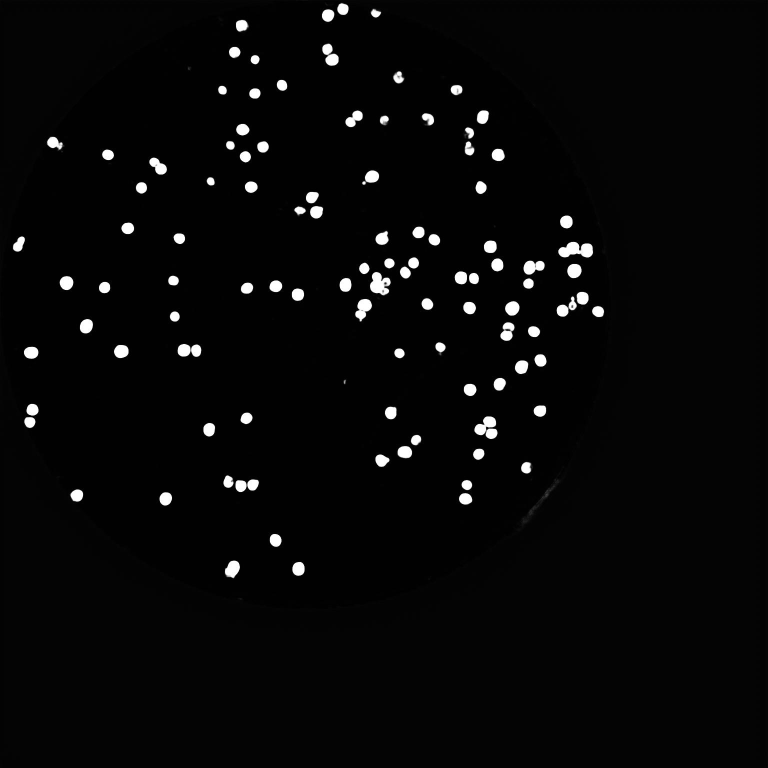
#> input picture BackTest/mask2h/F1-B1-2h-07.jpeg, 1536 x 1536 px, found by its file name (shown at 1/2 size)
$ jupyter execute cropimg.ipynb
#> lines starting #> are read from the running program, lines starting #| are printed output that depends on the picture; after the words box and inside, x2 and y2 are one past the last pixel; in counts of white or black regions, pixels touching at a corner belong together
[cell 1]
from google.colab import drive
drive.mount('/content/drive')

[cell 2]
import cv2
import numpy as np
import matplotlib.pyplot as plt
import os

### *Hàm cắt ảnh chỉ giữ lại phần cần thiết*

[cell 3]
from google.colab.patches import cv2_imshow

[cell 4]
# [33 lines left out: function cut_unecessary_img, not called in this run]

### *Padding cho ảnh nếu kích thước k đủ 1536x1536*

[cell 5]
# [13 lines left out: function pad_image, not called in this run]

### *crop từng tế bào con*

[cell 6]
# [22 lines left out: function crop_img, not called in this run]

[cell 7]
images = os.listdir("BackTest/2h")
images

[cell 8]
crop_files = os.listdir("Backtest/2h")
len(crop_files)

[cell 9]
img = cv2.imread("BackTest/2h/F1-B1-2h-07.jpeg", cv2.IMREAD_GRAYSCALE)
#> img is the input picture: shape (1536, 1536); min 0, max 255, mean 7.8
mask = cv2.imread("BackTest/mask2h/F1-B1-2h-07.jpeg", cv2.IMREAD_GRAYSCALE)
_, thresh = cv2.threshold(mask, 127, 255, cv2.THRESH_BINARY)
#> thresh: shape (1536, 1536); 2.1% white; 108 white regions (1 under 20 px), largest, box (x1, y1, x2, y2) and area: (1117, 484, 1186, 515) 1482, (740, 544, 781, 590) 1244, (711, 598, 744, 643) 890

[cell 10]
kernel = np.ones((3,3),np.uint8)
opening = cv2.morphologyEx(thresh,cv2.MORPH_OPEN,kernel, iterations = 2)
#> opening: shape (1536, 1536); 2.1% white; 107 white regions, largest, box (x1, y1, x2, y2) and area: (1117, 484, 1186, 515) 1479, (740, 544, 781, 590) 1220, (711, 598, 743, 641) 880

# sure background area
sure_bg = cv2.dilate(opening,kernel,iterations=3)
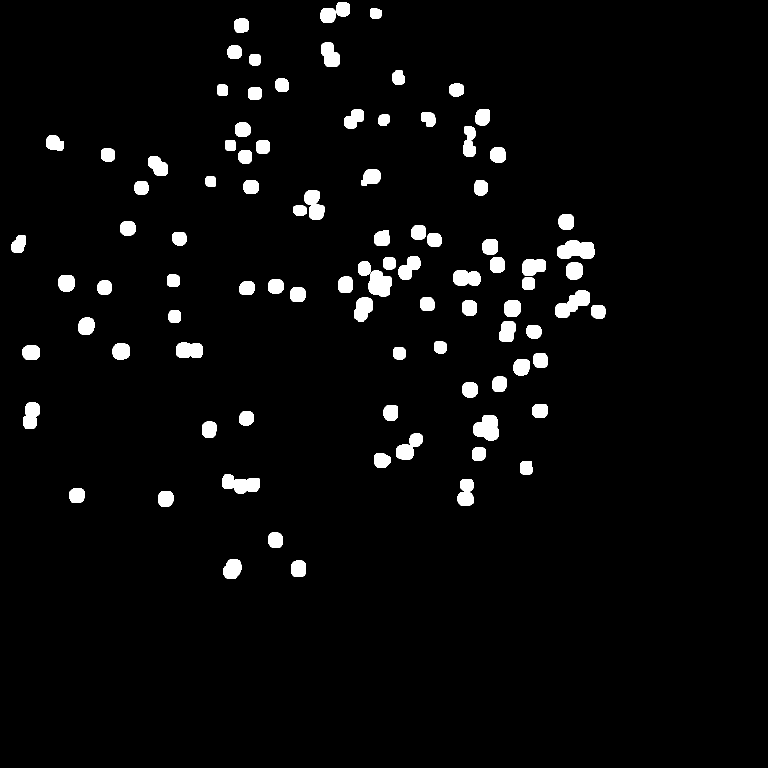
#> sure_bg: shape (1536, 1536) (shown at 1/2 size); 3.5% white; 95 white regions, largest, box (x1, y1, x2, y2) and area: (1114, 481, 1189, 518) 2228, (1111, 581, 1180, 636) 2040, (444, 949, 520, 987) 2003

# Finding sure foreground area
dist_transform = cv2.distanceTransform(opening,cv2.DIST_L2,5)
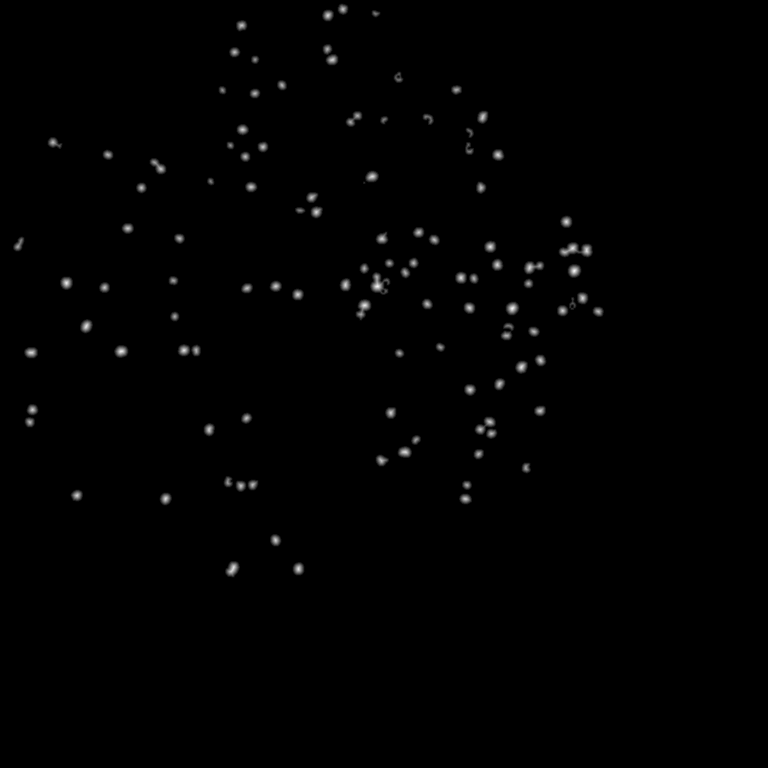
#> dist_transform: shape (1536, 1536) float32 (shown at 1/2 size); min 0, max 13.78, mean 0.0873; drawn with min black and max white
ret, sure_fg = cv2.threshold(dist_transform,0.7*dist_transform.max(),255,0)
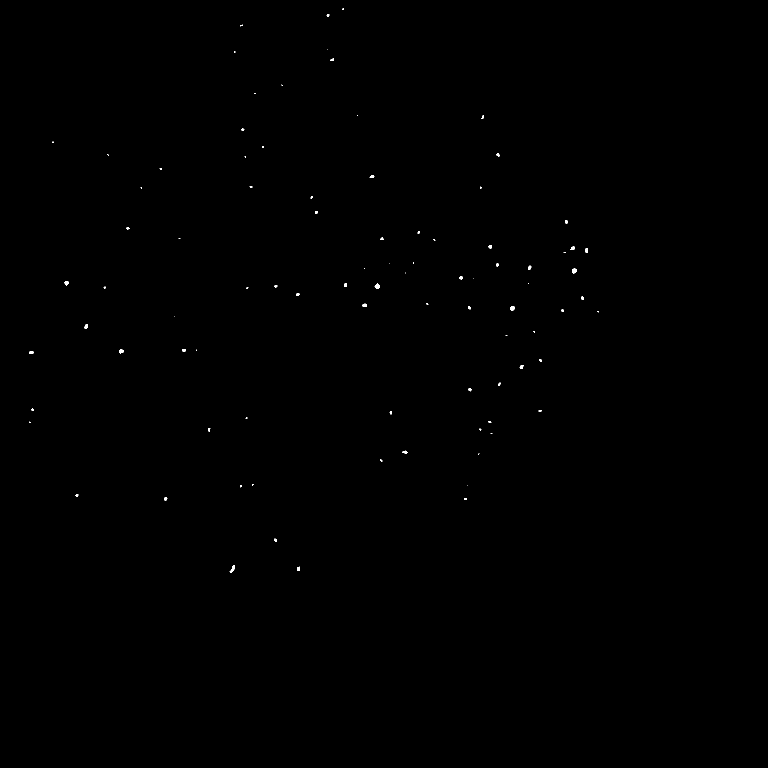
#> sure_fg: shape (1536, 1536) float32 (shown at 1/2 size); 0.08% white; 90 white regions (46 under 20 px), largest, box (x1, y1, x2, y2) and area: (749, 566, 760, 577) 78, (459, 1131, 470, 1145) 75, (1144, 537, 1154, 547) 74
#> ret = 9.65

# Finding unknown region
sure_fg = np.uint8(sure_fg)
unknown = cv2.subtract(sure_bg,sure_fg)
#> unknown: shape (1536, 1536); 3.5% white; 95 white regions, largest, box (x1, y1, x2, y2) and area: (1114, 481, 1189, 518) 2133, (1111, 581, 1180, 636) 1989, (444, 949, 520, 987) 1983

[cell 11]
# Marker labelling
ret, markers = cv2.connectedComponents(sure_fg)
#> markers: shape (1536, 1536) int32; 91 distinct labels, from 0 to 90
#> ret = 91

# Add one to all labels so that sure background is not 0, but 1
markers = markers + 1
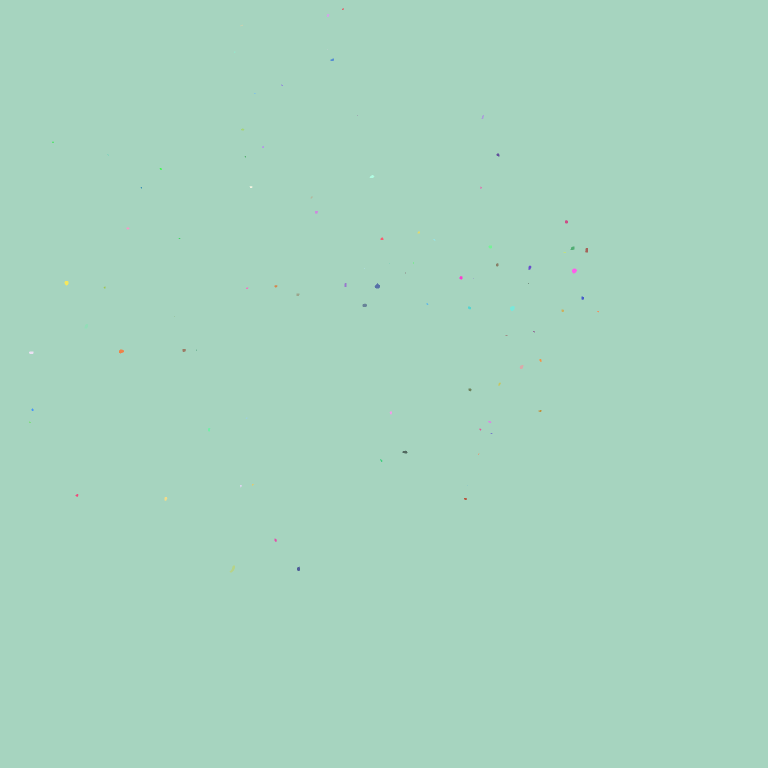
#> markers: shape (1536, 1536) int32 (shown at 1/2 size); 91 distinct labels, from 1 to 91; one colour per label, 0 black
markers[unknown == 255] = 0

[cell 12]
img_color = cv2.cvtColor(img, cv2.COLOR_GRAY2BGR)
markers = cv2.watershed(img_color, markers)
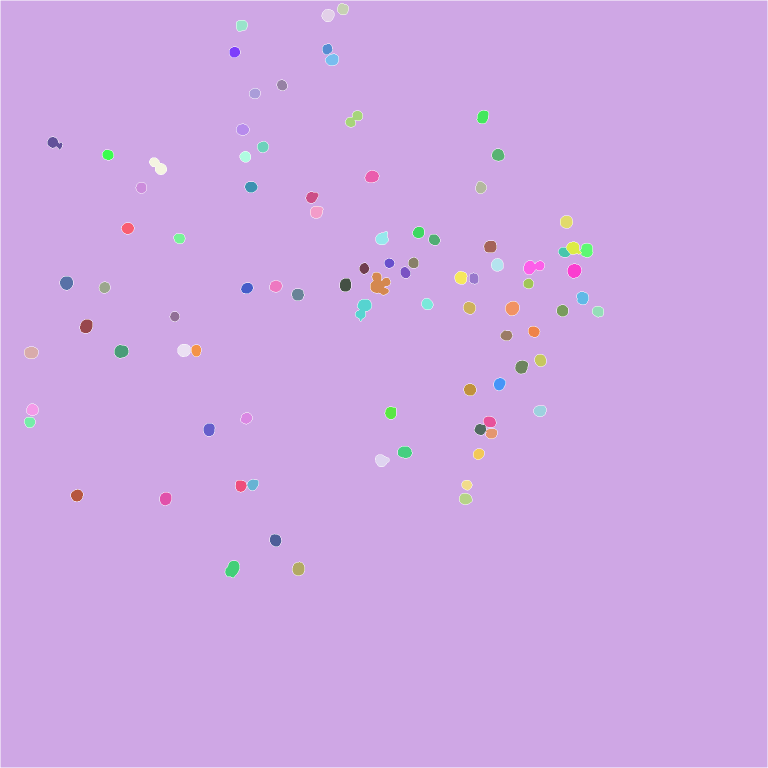
#> markers: shape (1536, 1536) int32 (shown at 1/2 size); 92 distinct labels, from -1 to 91; one colour per label, 0 black, -1 white
img_color[markers == -1] = [255, 0, 0]
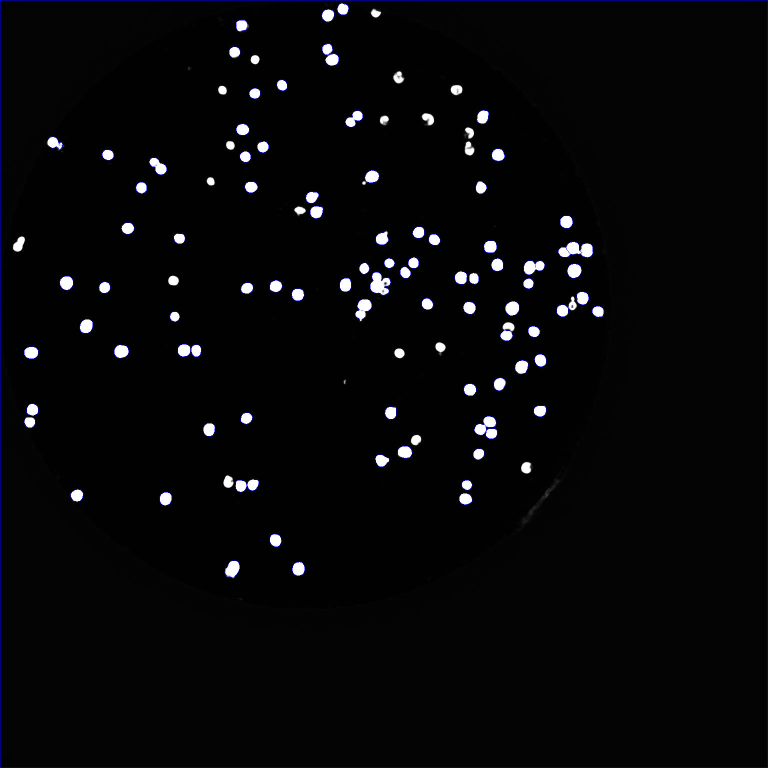
#> img_color: shape (1536, 1536, 3) (shown at 1/2 size); 0.53% of pixels changed, all inside (x1, y1, x2, y2) = (0, 0, 1536, 1536)
